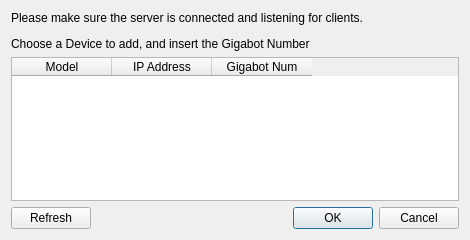
<?xml version="1.0" encoding="UTF-8"?>
<ui version="4.0">
 <class>addmachine</class>
 <widget class="QDialog" name="addmachine">
  <property name="geometry">
   <rect>
    <x>0</x>
    <y>0</y>
    <width>470</width>
    <height>240</height>
   </rect>
  </property>
  <property name="minimumSize">
   <size>
    <width>470</width>
    <height>240</height>
   </size>
  </property>
  <property name="maximumSize">
   <size>
    <width>470</width>
    <height>240</height>
   </size>
  </property>
  <property name="windowTitle">
   <string>Dialog</string>
  </property>
  <layout class="QVBoxLayout" name="verticalLayout">
   <item>
    <widget class="QLabel" name="Text">
     <property name="text">
      <string>&lt;html&gt;&lt;head/&gt;&lt;body&gt;&lt;p&gt;Please make sure the server is connected and listening for clients.&lt;/p&gt;&lt;p&gt;Choose a Device to add, and insert the Gigabot Number&lt;/p&gt;&lt;/body&gt;&lt;/html&gt;</string>
     </property>
    </widget>
   </item>
   <item>
    <widget class="QTableWidget" name="Devices">
     <column>
      <property name="text">
       <string>Model</string>
      </property>
      <property name="textAlignment">
       <set>AlignCenter</set>
      </property>
     </column>
     <column>
      <property name="text">
       <string>IP Address</string>
      </property>
      <property name="textAlignment">
       <set>AlignCenter</set>
      </property>
     </column>
     <column>
      <property name="text">
       <string>Gigabot Num</string>
      </property>
      <property name="textAlignment">
       <set>AlignCenter</set>
      </property>
     </column>
    </widget>
   </item>
   <item>
    <layout class="QHBoxLayout" name="horizontalLayout">
     <item>
      <widget class="QPushButton" name="Refresh">
       <property name="text">
        <string>Refresh</string>
       </property>
      </widget>
     </item>
     <item>
      <widget class="QDialogButtonBox" name="Button">
       <property name="standardButtons">
        <set>QDialogButtonBox::Cancel|QDialogButtonBox::Ok</set>
       </property>
      </widget>
     </item>
    </layout>
   </item>
  </layout>
 </widget>
 <resources/>
 <connections/>
</ui>
